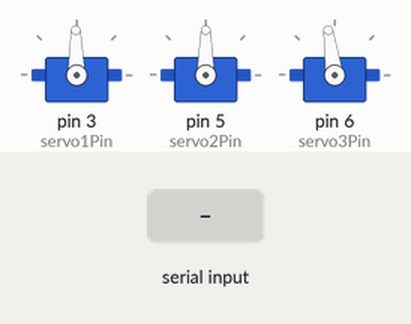
Simulated run of this sketch. Board: Arduino Uno, built with avr-gcc and run on an emulated ATmega328P. On the bench: 3 × servo. Wiring (inferred from the names in the program): 3 × servo: signal pin 3 / signal pin 5 / signal pin 6. The inputs (shaded band) are chosen by the test bench. Servo pulses on a pin are drawn as a servo (544–2400 µs = 0–180°).

Above: at 1.2 s.
1.3 s: "30,150\n" received over Serial
At 1.8 s:
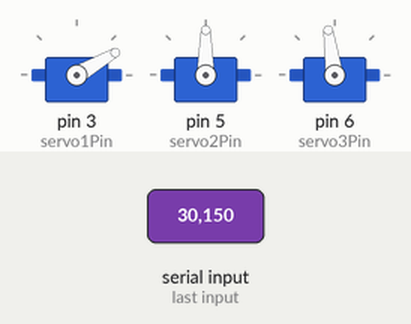
2.8 s: "3\n" received over Serial
At 3.4 s:
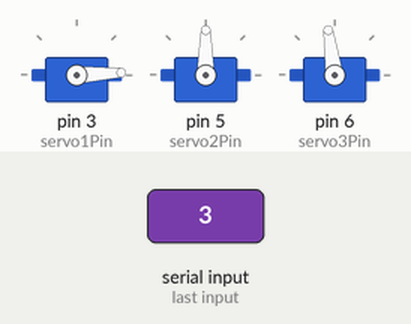
4.3 s: "200\n" received over Serial
At 5.0 s:
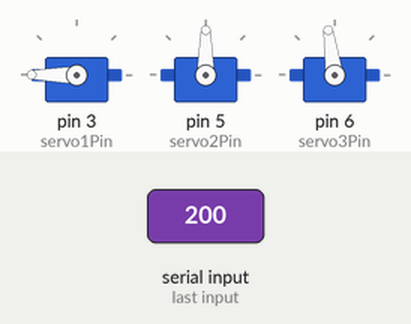
5.8 s: "90 45 200\n" received over Serial
At 6.7 s:
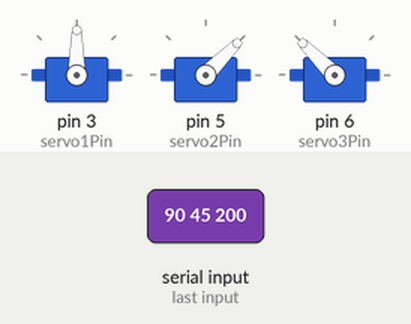
7.3 s: "5\n" received over Serial
At 8.3 s:
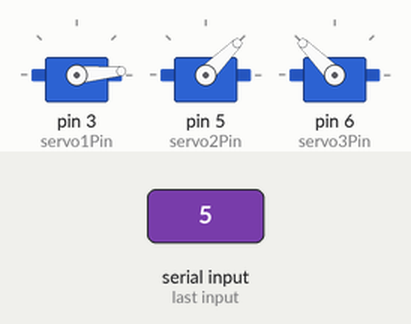
8.8 s: "90,45\n" received over Serial
At 9.9 s:
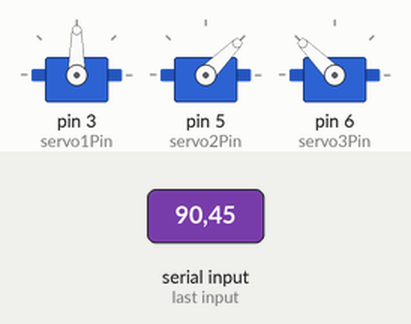
Timing chart, 0 to 11.3 s (numbered marks = the images above; inputs shaded):
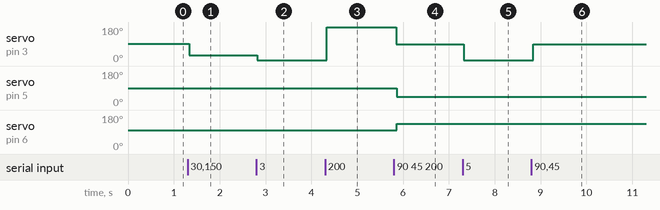

The sketch:

bbrobotfinal.ino
```cpp
// connection pins for servos
const int servo1Pin = 3;
const int servo2Pin = 5;
const int servo3Pin = 6;
//intial angles
int angle1 = 91, angle2 = 90, angle3 = 98;

String inputString = "";
boolean stringComplete = false;

void setup() {
  pinMode(servo1Pin, OUTPUT);
  pinMode(servo2Pin, OUTPUT);
  pinMode(servo3Pin, OUTPUT);

  Serial.begin(9600);

}
//scaning serial string
void loop() {
  while (Serial.available()) {
    char inChar = (char)Serial.read();
    if (inChar == '\n') {
      stringComplete = true;
    } else {
      inputString += inChar;
    }
  }
//writing those to motors by PMW signal
  if (stringComplete) {
    int parsed = sscanf(inputString.c_str(), "%d %d %d", &angle1, &angle2, &angle3);
    if (parsed == 3) {
      angle1 = constrain(angle1, 45, 135);
      angle2 = constrain(angle2, 45, 135);
      angle3 = constrain(angle3, 45, 135);

      // Serial.print("Received: ");
      // Serial.print(angle1); Serial.print(" ");
      // Serial.print(angle2); Serial.print(" ");
      // Serial.println(angle3);
    }
    // else {
    //   Serial.println("Invalid input");
    // }

    inputString = "";
    stringComplete = false;
  }

  sendPulse(servo1Pin, map(angle1, 0, 180, 550, 2400));
  sendPulse(servo2Pin, map(angle2, 0, 180, 550, 2400));
  sendPulse(servo3Pin, map(angle3, 0, 180, 550, 2400));

  delay(20);  // Maintain 50 Hz update rate
}


// Send PWM pulse to a pin
void sendPulse(int pin, int pulseWidth) {
  digitalWrite(pin, HIGH);
  delayMicroseconds(pulseWidth);
  digitalWrite(pin, LOW);
  delayMicroseconds(5000-pulseWidth);
}

// Read complete serial line
```

Measured:
- after the input at 1.3 s, servo on pin 3 (servo1Pin): 91° → 30° at once
- after the input at 2.8 s, servo on pin 3 (servo1Pin): 30° → 3° at once
- after the input at 4.3 s, servo on pin 3 (servo1Pin): 3° → 180° at once
- after the input at 5.8 s, servo on pin 3 (servo1Pin): 180° → 90° after 0.05 s; servo on pin 5 (servo2Pin): 90° → 45° after 0.06 s; servo on pin 6 (servo3Pin): 98° → 135° after 0.06 s
- after the input at 7.3 s, servo on pin 3 (servo1Pin): 90° → 5° at once
- after the input at 8.8 s, servo on pin 3 (servo1Pin): 5° → 90° at once
